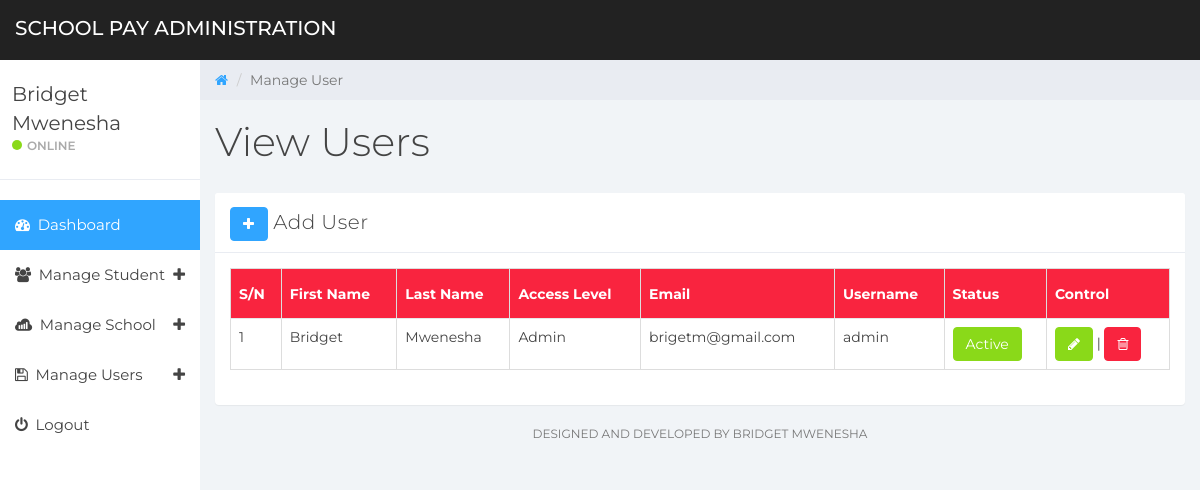
/viewUser.php (signed in), run on the app's committed database.
### tables this page shows
CREATE TABLE `users` (
  `ID` int(20) NOT NULL,
  `firstName` varchar(100) NOT NULL,
  `surname` varchar(100) NOT NULL,
  `email` varchar(200) NOT NULL,
  `mobile` int(11) DEFAULT NULL,
  `password` varchar(200) NOT NULL,
  `accountLevel` varchar(100) DEFAULT NULL,
  `username` varchar(100) DEFAULT NULL,
  `status` int(10) NOT NULL
);

### viewUser.php (the view, shortened to what this page needs)
<?php include 'include/leader.php'?>
<?php include "include/side.php"; ?>
    <div class="col-sm-9 col-sm-offset-3 col-lg-10 col-lg-offset-2 main">
        <div class="row">
            <ol class="breadcrumb">
                <li><a href="#">
                        <em class="fa fa-home"></em>
                    </a></li>
                <li class="active">Manage User</li>
            </ol>
        </div>
        <div class="row">
            <div class="col-lg-12">
                <h1 class="page-header">View Users</h1>
            </div>
        </div>
        <div class="row">
            <div class="col-md-12">
                <div class="panel panel-default">
                    <div class="panel-heading">
                        <a href="addAdmin.php" class="btn btn-primary"><span class="fa fa-plus"></span></a> Add User
                    </div>
                    <div class="panel-body">
                        <div class="canvas-wrapper">
                            <table class="table table-bordered table-responsive ">
                                <thead class="bg-danger">
                                <tr>
                                    <th>S/N</th>
                                    <th>First Name</th>
                                    <th>Last Name</th>
                                    <th>Access Level</th>
                                    <th>Email</th>
                                    <th>Username</th>
                                    <th>Status</th>
                                    <th>Control</th>
                                </tr>
                                </thead>
                                <tbody>
                                <?php
                                $sql = "SELECT*FROM users WHERE accountLevel=?";
                                $binder = $con->prepare($sql);
                                $binder->bindValue(1,'Admin');
                                $binder->execute();
                                $n =0;
                                while($row = $binder->fetch(PDO::FETCH_OBJ)){
                                    $n++;
                                    $username = $row->username;
                                    $firstName = $row->firstName;
                                    $surname = $row->surname;
                                    $email = $row->email;
                                    $accountLevel = $row->accountLevel;
                                    $status = $row->status;
                                    if ($status==0){
                                        $st = "<span class='btn btn-danger'>inActive</span>";
                                    }else{
                                        $st = "<span class='btn btn-success'>Active</span>";
                                    }
                                    echo "<tr>
                                                <td>$n</td>
                                                <td>$firstName</td>
                                                <td>$surname</td>
                                                <td>$accountLevel</td>
                                                <td>$email</td>
                                                <td>$username</td>
                                                <td>$st</td>
                                                <td><a href='javaScript:;' class='btn btn-success'><span class='fa fa-pencil'></span></a> |
                                                <a href='javaScript:;' class='btn btn-danger'><span class='fa fa-trash-o'></span></a> </td>
                                        </tr>";
                                }
                                ?>
                                </tbody>
                            </table>
                        </div>
                    </div>
                </div>
            </div>
        </div>
        <div class="row">
<?php  include 'include/footer.php'?>

### css/styles.css (style rules this page uses)
body { background: #f1f4f7; padding-top: 60px; font-size: 14px; color: #444444; font-family: "Montserrat", "Helvetica Neue", Helvetica, Arial, sans-serif; }
a, a:hover, a:focus { color: #30a5ff; }
h1, h2, h3, h4, h5, h6 { color: #444444; }
h1 { font-weight: 300; font-size: 40px; }
.btn-primary, .btn-primary:hover, .btn-primary:focus, .btn-primary:active, .btn-primary.active, .open > .dropdown-toggle.btn-primary, .btn-primary.disabled, .btn-primary[disabled], fieldset[disabled] .btn-primary, .btn-primary.disabled:hover, .btn-primary[disabled]:hover, fieldset[disabled] .btn-primary:hover, .btn-primary.disabled:focus, .btn-primary[disabled]:focus, fieldset[disabled] .btn-primary:focus, .btn-primary.disabled:active, .btn-primary[disabled]:active, fieldset[disabled] .btn-primary:active, .btn-primary.disabled.active, .btn-primary[disabled].active, fieldset[disabled] .btn-primary.active { background-color: #30a5ff; border-color: #30a5ff; }
.btn-success, .btn-success:hover, .btn-success:focus, .btn-success:active, .btn-success.active, .open > .dropdown-toggle.btn-success, .btn-success.disabled, .btn-success[disabled], fieldset[disabled] .btn-success, .btn-success.disabled:hover, .btn-success[disabled]:hover, fieldset[disabled] .btn-success:hover, .btn-success.disabled:focus, .btn-success[disabled]:focus, fieldset[disabled] .btn-success:focus, .btn-success.disabled:active, .btn-success[disabled]:active, fieldset[disabled] .btn-success:active, .btn-success.disabled.active, .btn-success[disabled].active, fieldset[disabled] .btn-success.active { background-color: #8ad919; border-color: #8ad919; }
.btn-danger, .btn-danger:hover, .btn-danger:focus, .btn-danger:active, .btn-danger.active, .open > .dropdown-toggle.btn-danger, .btn-danger.disabled, .btn-danger[disabled], fieldset[disabled] .btn-danger, .btn-danger.disabled:hover, .btn-danger[disabled]:hover, fieldset[disabled] .btn-danger:hover, .btn-danger.disabled:focus, .btn-danger[disabled]:focus, fieldset[disabled] .btn-danger:focus, .btn-danger.disabled:active, .btn-danger[disabled]:active, fieldset[disabled] .btn-danger:active, .btn-danger.disabled.active, .btn-danger[disabled].active, fieldset[disabled] .btn-danger.active { background-color: #f9243f; border-color: #f9243f; }
.bg-danger, .bg-red { color: #fff; background-color: #f9243f; }
.panel { border: 0; }
.panel-heading { font-size: 20px; font-weight: 300; letter-spacing: 0.025em; height: 60px; line-height: 38px; }
.panel-default .panel-heading { background: #fff; border-bottom: 1px solid #e9ecf2; color: #444444; }
.panel-heading span { margin: 0px; font-size: 14px; }
.breadcrumb { border-radius: 0; padding: 10px 15px 10px 15px; background: #e9ecf2; margin: 0; }
h1.page-header { margin-top: 20px; border-bottom: 0; }
.table { background: #fff; }
.table > thead > tr > th { border-bottom: 1px solid #e6e7e8; vertical-align: middle; height: 50px; }

### data on the page
users: firstName "Bridget", surname "Mwenesha", accountLevel "Admin", email "brigetm@gmail.com", username "admin", status "Active"

### other printed values
$_SESSION["fname"] "Bridget"
$_SESSION["lname"] "Mwenesha"
